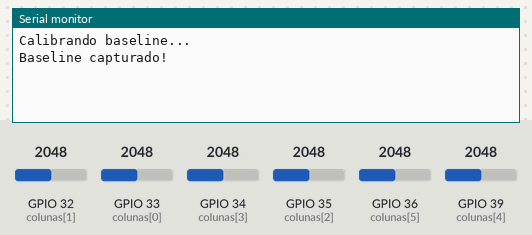
Simulated run of this sketch. Board: ESP32. Parts: the last lines printed to the serial monitor. The test bench sets the inputs (shaded band); at power-on: GPIO 32 (colunas[1]) = 2048, GPIO 33 (colunas[0]) = 2048, GPIO 34 (colunas[3]) = 2048, GPIO 35 (colunas[2]) = 2048, GPIO 36 (colunas[5]) = 2048, GPIO 39 (colunas[4]) = 2048.

Above: at 1.7 s.
1.8 s: GPIO 32 (colunas[1]) set to 2866
At 2.2 s:
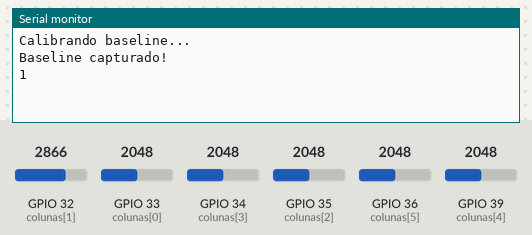
3.3 s: GPIO 32 (colunas[1]) set to 1228
At 3.9 s:
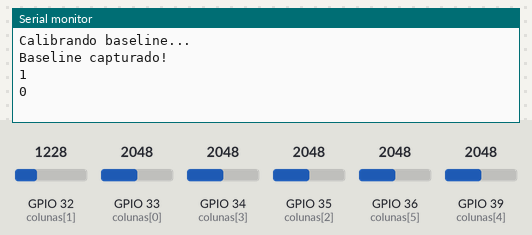

The sketch:

DetectaToque.ino
```cpp
int linhas[6]  = {25,26,27,14,12,13};
int colunas[6] = {33,32,35,34,39,36};

int baseline[6][6];
bool calibrado = false;

const int TH = 300;

bool toque_ativo = false;


void calibrarBaseline() {

  Serial.println("Calibrando baseline...");
  delay(500);

  for (int l = 0; l < 6; l++) {

    for (int i = 0; i < 6; i++)
      pinMode(linhas[i], INPUT);

    pinMode(linhas[l], OUTPUT);
    digitalWrite(linhas[l], HIGH);
    delayMicroseconds(300);

    for (int c = 0; c < 6; c++)
      baseline[l][c] = analogRead(colunas[c]);

    pinMode(linhas[l], INPUT);
  }

  Serial.println("Baseline capturado!");
  calibrado = true;
}


void setup() {
  Serial.begin(115200);
  calibrarBaseline();
}


void loop() {

  if (!calibrado) return;

  int matriz[6][6];
  bool algum_toque = false;

  // ===== LER MATRIZ + DELTA =====
  for (int l = 0; l < 6; l++) {

    for (int i = 0; i < 6; i++)
      pinMode(linhas[i], INPUT);

    pinMode(linhas[l], OUTPUT);
    digitalWrite(linhas[l], HIGH);

    for (int c = 0; c < 6; c++) {

      int leitura = analogRead(colunas[c]);
      int delta = leitura - baseline[l][c];
      if (delta < 0) delta = 0;

      matriz[l][c] = delta;


      if (delta > TH) {
        algum_toque = true;
      }
    }

    pinMode(linhas[l], INPUT);
  }

  if (algum_toque && !toque_ativo) {
    Serial.println("1");
    toque_ativo = true;
  }

  if (!algum_toque && toque_ativo) {
    Serial.println("0");
    toque_ativo = false;
  }

  delay(50);
}
```

Measured:
- after the input at 1.8 s, the serial monitor: prints a new line at once (image 1)
- after the input at 3.3 s, the serial monitor: prints a new line at once (image 2)
